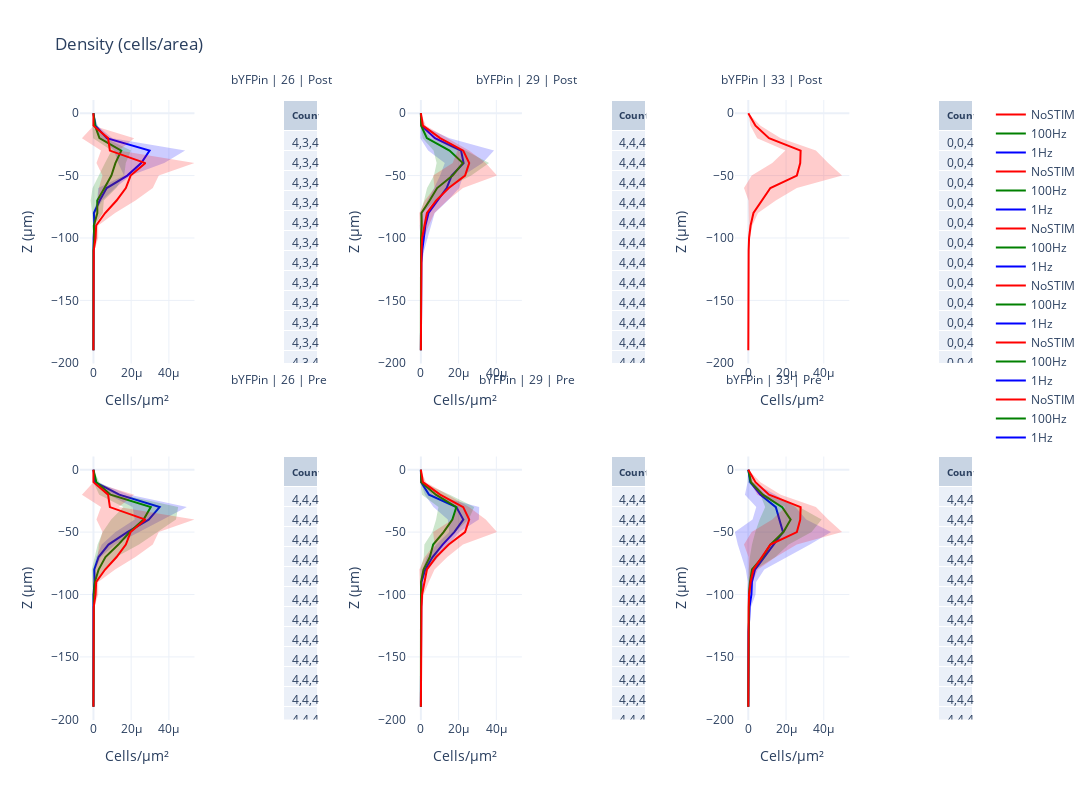
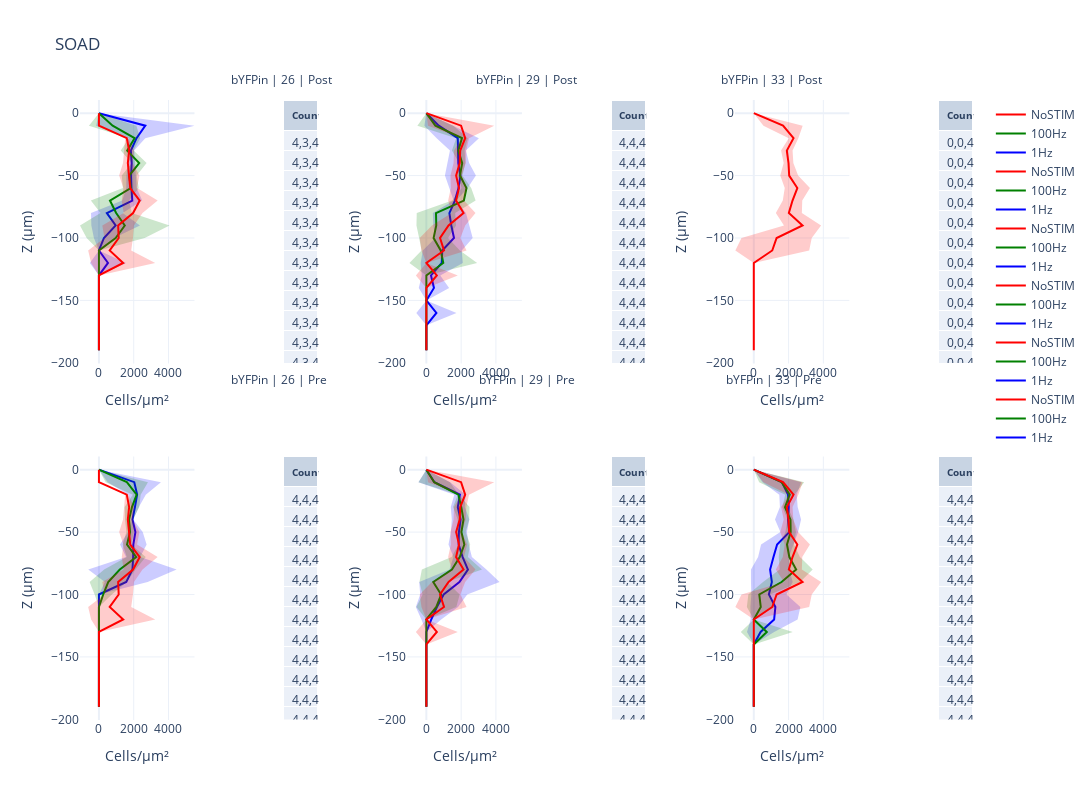

The notebook cell saved with these charts, in order:
### Markdown cell above
#### PLOTS

### Code cell
### TESTING PLOT FUNCTIONS
for i, tag in enumerate(tags):
    # plot_lines_columns_rows_test('density', plot_density_d_itc, tag, lines = days, columns = treatments, rows = conditions)
    # plot_lines_columns_rows_test('soad', plot_soad_d_itc, tag, lines = days, columns = treatments, rows = conditions)


    plot_lines_columns_rows_test('density', plot_density_t_idc, tag, lines = treatments, columns = days, rows = conditions)
    plot_lines_columns_rows_test('soad', plot_soad_t_idc, tag, lines = treatments, columns = days, rows = conditions)

    # plot_lines_columns_rows_test('density', plot_density_c_idt, tag, lines = conditions, columns = days, rows = treatments)
    # plot_lines_columns_rows_test('soad', plot_soad_c_idt, tag, lines = conditions, columns = days, rows = treatments)
